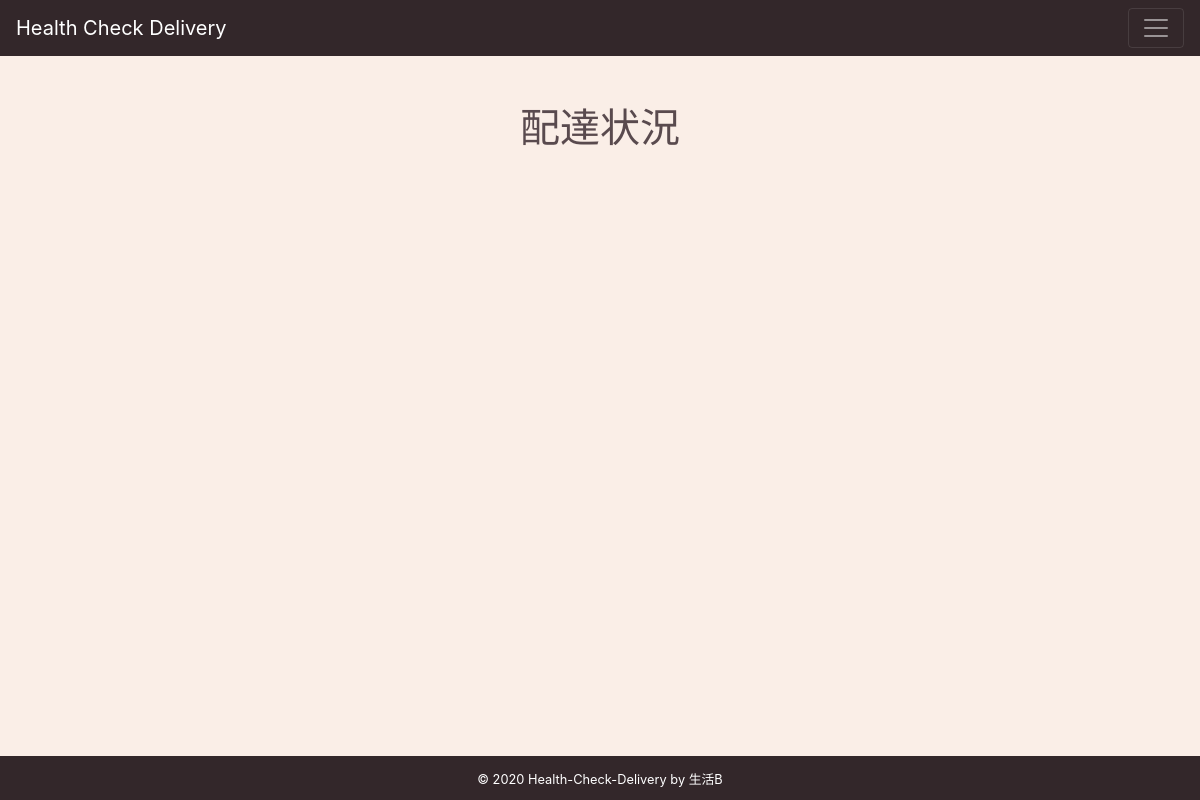
/鴇田/status, run on an earlier commit of the app's database.
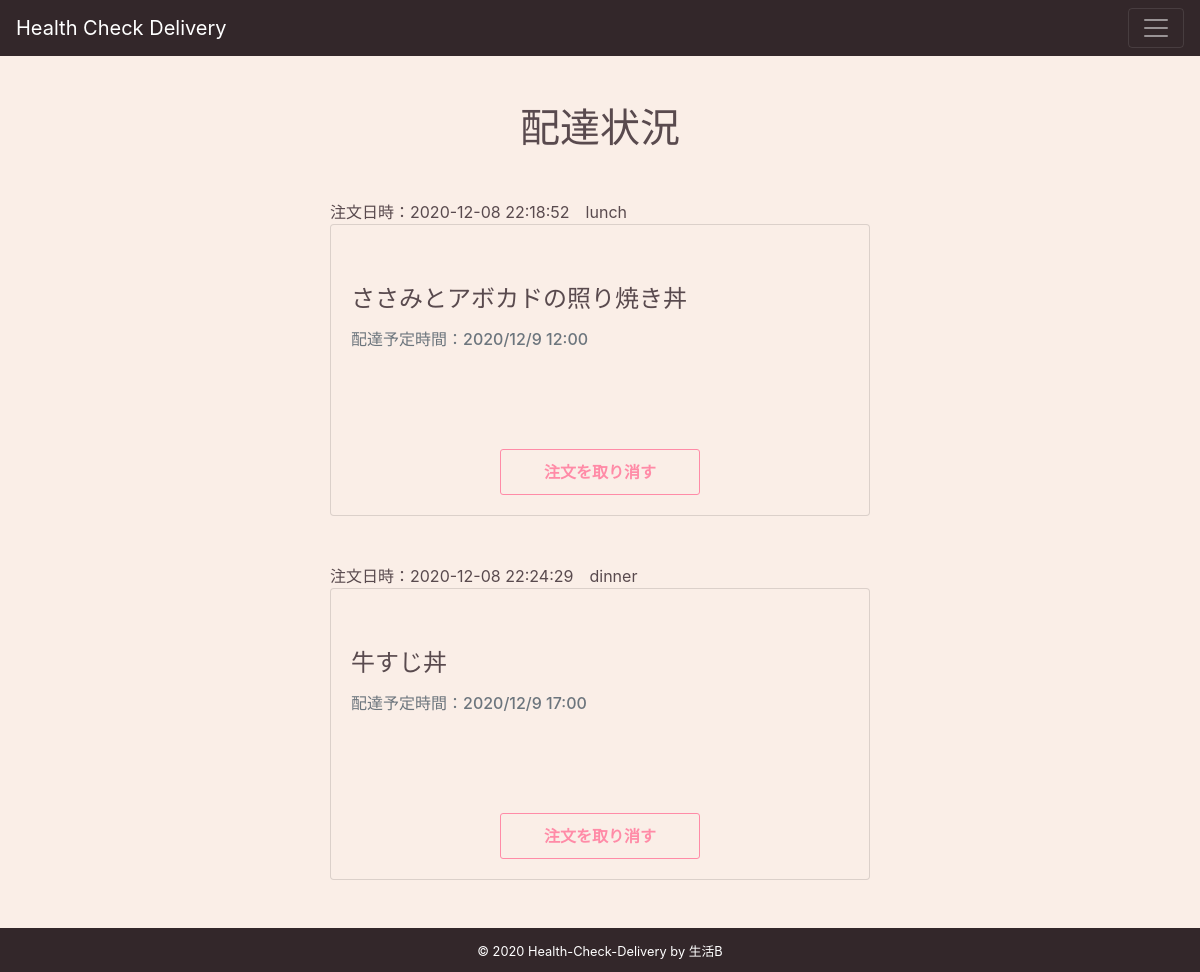
And on a later commit of the database.
### tables this page shows
CREATE TABLE ordered (
  id INTEGER PRIMARY KEY AUTOINCREMENT,
  menuid INTEGER NOT NULL,
  username TEXT NOT NULL,
  menuname TEXT NOT NULL,
  img TEXT NOT NULL,
  eattime TEXT NOT NULL,
  type TEXT NOT NULL,
  calorie INTEGER NOT NULL,
  details TEXT NOT NULL,
  deliverytime TEXT,
  created TIMESTAMP NOT NULL DEFAULT CURRENT_TIMESTAMP,
  -- created DATE DEFAULT (datetime('now')),
  FOREIGN KEY (username) REFERENCES user (username)
);

### flaskr/blog.py (the view)
@bp.route('/<user_name>/status', methods=('GET', 'POST'))
def status(user_name):
    user = user_get(user_name)
    bmi = bmi_get(user)
    db = get_db()
    status = db.execute(
        'SELECT *'
        ' FROM ordered o JOIN user u ON o.username = u.username'
        ' WHERE o.username = ?'
        ' ORDER BY created ASC',
        (user_name,)
    ).fetchall()
    nowtime_list = []
    for time in status:
        ordered_time = time["created"] + datetime.timedelta(hours=9)
        nowtime_list.append(ordered_time)
    dt_now = datetime.datetime.now()
    dt_now = str(dt_now).split("-")
    dt_now_2 = dt_now[2].split(" ")
    dt_now_list = []
    dt_now_list.append(dt_now[0])
    dt_now_list.append(dt_now[1])
    dt_now_list.append(dt_now_2[0])
    dt_now_list.append(dt_now_2[1])
    dt_now_time = dt_now_list[3].split(":")
    year = int(dt_now_list[0])
    month= int(dt_now_list[1])
    day = int(dt_now_list[2])
    hour = int(dt_now_time[0])
    minutes = int(dt_now_time[1])
    time_check_list = []
    year_f = None
    month_f =  None
    day_f =  None
    for i in status:
        feature_date = i["created"] + datetime.timedelta(days=1)
        feature_date = feature_date + datetime.timedelta(hours=9)
        feature_date = feature_date.strftime('%Y-%m-%d %H:%M:%S')
        feature_date = feature_date.split("-")
        feature_date_2 = feature_date[2].split(" ")
        feature_date_list = []
        feature_date_list.append(feature_date[0])
        feature_date_list.append(feature_date[1])
        feature_date_list.append(feature_date_2[0])
        feature_date_list.append(i["deliverytime"])
        feature_time = feature_date_list[3].split(":")
        year_f = int(feature_date_list[0])
        month_f = int(feature_date_list[1])
        day_f = int(feature_date_list[2])
        hour_f = int(feature_time[0])
        minutes_f = int(feature_time[1])
        now = datetime.datetime(year,month,day,hour,minutes,0)
        feature = datetime.datetime(year_f,month_f,day_f,hour_f,minutes_f,0)
        time_check_list.append(now < feature)
    return render_template('blog/status.html',
        status=status,
        user_name=user_name,
        bmi=bmi,
        nowtime_list=nowtime_list,
        time_check_list=time_check_list,
        year_f=year_f,
        month_f=month_f,
        day_f=day_f
    )

### flaskr/auth.py (called while the page is built)
@bp.before_app_request
def load_logged_in_user():
    user_id = session.get('user_id')
    if user_id is None:
        g.user = None
    else:
        g.user = get_db().execute(
            'SELECT * FROM user WHERE id = ?', (user_id,)
        ).fetchone()

### flaskr/blog.py (called while the page is built)
def user_get(user_name):
    db = get_db()
    user = db.execute(
        'SELECT *'
        ' FROM user'
        ' WHERE username = ?',
        (user_name,)
    ).fetchone()
    return user

def bmi_get(user):
    weight = user["weight"]
    height = user["height"] / 100
    bmi = round(weight / height / height)
    return bmi

### flaskr/db.py (called while the page is built)
def get_db():
    if 'db' not in g:
        g.db = sqlite3.connect(
            current_app.config['DATABASE'],
            detect_types=sqlite3.PARSE_DECLTYPES
        )
        g.db.row_factory = sqlite3.Row
    return g.db

### flaskr/templates/blog/status.html
{% extends "layout.html" %}
{% block content %}
<div class="status">
  <h1 class="text-center status_text mt-5">配達状況</h1>
</div>
{% for item in status %}
{% if time_check_list[loop.index-1]%}
<p class="log_time status_text mt-5">注文日時：{{nowtime_list[loop.index-1]}}　{{item["eattime"]}}</p>
<div id="detail_content" class="card">
  <div class="card-body">
    <div class="detail_img "><img class="img" src="{{url_for('static', filename='img/menu/' + item["img"]) }}" alt=""></div>
    <h4 class="card-title status_text mt-3">{{item["menuname"]}}</h4>
    <h6 class="card-subtitle mb-2 text-muted mt-3">配達予定時間：{{year_f}}/{{month_f}}/{{day_f}} {{item["deliverytime"]}}</h6>
    <div class="button_content">
        <a href={{url_for('blog.cancel', user_name=user_name, created=item["created"])}} class="button_link mt-3">
            <p class="button_text">注文を取り消す</p>
        </a>
    </div>
  </div>
</div>
{% endif %}
{% endfor %}
{% endblock %}

What changed in the data, as far as the page shows it:
added ordered: nowtime_list "2020-12-08 22:18:52", eattime "lunch", menuname "ささみとアボカドの照り焼き丼", year_f "2020", month_f "12", day_f "9", deliverytime "12:00"
added ordered: nowtime_list "2020-12-08 22:24:29", eattime "dinner", menuname "牛すじ丼", year_f "2020", month_f "12", menuid "9", deliverytime "17:00"
